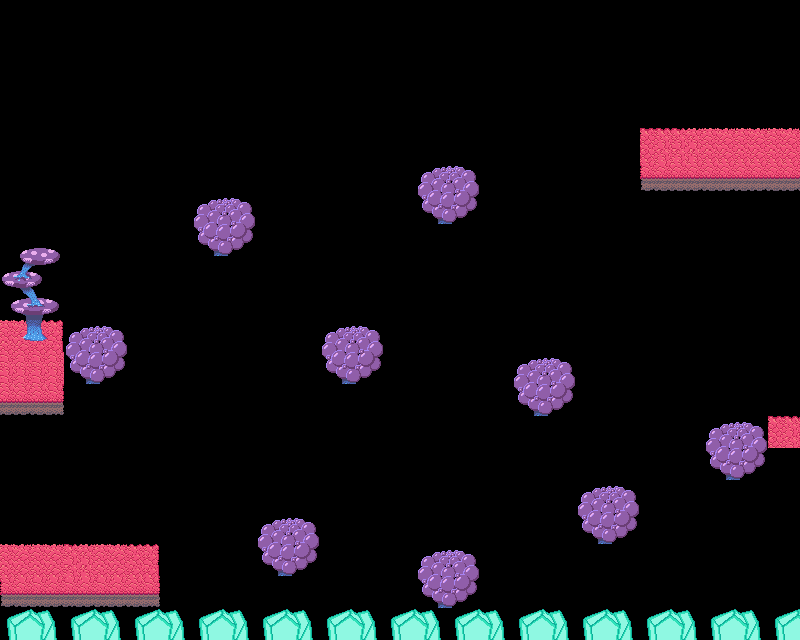

Below is a game level as drawn by its tile map, then a one-line description and the .tmx file that defines it, in full:
An orthogonal 25x20 tile map with 32x32 px tiles, 2 tile layers (Background, Foreground) and 26 objects.

<map version="1.10" tiledversion="1.10.2" orientation="orthogonal" renderorder="right-down" width="25" height="20" tilewidth="32" tileheight="32" infinite="0" nextlayerid="5" nextobjectid="27">
 <editorsettings>
  <export target="map.json" format="json" />
 </editorsettings>
 <tileset firstgid="1" name="tileset" tilewidth="32" tileheight="32" tilecount="128" columns="8">
  <image source="../tileset.png" trans="ff00ff" width="256" height="512" />
 </tileset>
 <layer id="1" name="Background" width="25" height="20">
  <data encoding="csv">
0,0,0,0,0,0,0,0,0,0,0,0,0,0,0,0,0,0,0,0,0,0,0,0,0,
0,0,0,0,0,0,0,0,0,0,0,0,0,0,0,0,0,0,0,0,0,0,0,0,0,
0,0,0,0,0,0,0,0,0,0,0,0,0,0,0,0,0,0,0,0,0,0,0,0,0,
0,0,0,0,0,0,0,0,0,0,0,0,0,0,0,0,0,0,0,0,0,0,0,0,0,
0,0,0,0,0,0,0,0,0,0,0,0,0,0,0,0,0,0,0,0,9,10,11,11,11,
0,0,0,0,0,0,0,0,0,0,0,0,0,0,0,0,0,0,0,0,25,27,27,27,27,
0,0,0,0,0,0,37,38,0,0,0,0,0,0,0,0,0,0,0,0,0,0,0,0,0,
0,0,0,0,0,0,45,46,0,0,0,0,0,0,0,0,0,0,0,0,0,0,0,0,0,
0,0,0,0,0,0,0,0,0,0,0,0,0,0,0,0,0,0,0,0,0,0,0,0,0,
0,0,0,0,0,0,0,0,0,0,0,0,0,0,0,0,0,0,0,0,0,0,0,0,0,
11,12,37,38,0,0,0,0,0,0,0,0,0,0,0,0,0,0,0,0,0,0,0,0,0,
18,18,45,46,0,0,0,0,0,0,0,0,0,0,0,0,35,36,0,0,0,0,0,0,0,
27,28,0,0,0,0,0,0,0,0,0,0,0,0,0,0,43,44,0,0,0,0,0,0,0,
0,0,0,0,0,0,0,0,0,0,0,0,0,0,0,0,0,0,0,0,0,0,35,36,9,
0,0,0,0,0,0,0,0,0,0,0,0,0,0,0,0,0,0,0,0,0,0,43,44,0,
0,0,0,0,0,0,0,0,0,0,0,0,0,0,0,0,0,0,35,36,0,0,0,0,0,
0,0,0,0,0,0,0,0,35,36,0,0,0,0,0,0,0,0,43,44,0,0,0,0,0,
11,11,10,11,12,0,0,0,43,44,0,0,0,35,36,0,0,0,0,0,0,0,0,0,0,
25,26,26,26,28,0,0,0,0,0,0,0,0,43,44,0,0,0,0,0,0,0,0,0,0,
73,74,73,74,73,74,73,74,73,74,73,74,73,74,73,74,73,74,73,74,73,74,73,74,73
</data>
 </layer>
 <objectgroup id="2" name="Background collision">
  <object id="1" x="0" y="626.5" width="802" height="16.5">
   <properties>
    <property name="Death" type="bool" value="true" />
   </properties>
  </object>
  <object id="2" x="-1" y="546" width="161" height="60" />
  <object id="3" x="642.333" y="130" width="156" height="58" />
  <object id="4" x="0" y="321.667" width="64" height="90.3333" />
  <object id="5" x="258" y="524.5" width="61" height="52.5" />
  <object id="6" x="416" y="554" width="65" height="54" />
  <object id="7" x="578" y="491.5" width="59" height="51.5" />
  <object id="8" x="706" y="426" width="64" height="54" />
  <object id="9" x="518" y="362" width="54" height="54" />
  <object id="10" x="71" y="329" width="55" height="54" />
  <object id="11" x="194" y="201" width="57" height="53" />
  <object id="14" x="-45" y="27" width="46" height="603" />
  <object id="15" x="801" y="20" width="43" height="624" />
  <object id="22" x="771" y="97" width="27" height="30">
   <properties>
    <property name="Goal" type="bool" value="true" />
   </properties>
  </object>
  <object id="23" x="20.6667" y="519" width="18.6667" height="16">
   <properties>
    <property name="Start" type="bool" value="true" />
   </properties>
  </object>
  <object id="24" x="777" y="405.667" width="10" height="10.6667">
   <properties>
    <property name="Plant" type="bool" value="true" />
   </properties>
  </object>
  <object id="25" x="770" y="417.75" width="30" height="29.25" />
 </objectgroup>
 <layer id="3" name="Foreground" width="25" height="20">
  <data encoding="csv">
0,0,0,0,0,0,0,0,0,0,0,0,0,0,0,0,0,0,0,0,0,0,0,0,0,
0,0,0,0,0,0,0,0,0,0,0,0,0,0,0,0,0,0,0,0,0,0,0,0,0,
0,0,0,0,0,0,0,0,0,0,0,0,0,0,0,0,0,0,0,0,0,0,0,0,0,
0,0,0,0,0,0,0,0,0,0,0,0,0,0,0,0,0,0,0,0,0,0,0,0,0,
0,0,0,0,0,0,0,0,0,0,0,0,0,0,0,0,0,0,0,0,0,0,0,0,0,
0,0,0,0,0,0,0,0,0,0,0,0,0,37,38,0,0,0,0,0,0,0,0,0,0,
0,0,0,0,0,0,0,0,0,0,0,0,0,45,46,0,0,0,0,0,0,0,0,0,0,
39,40,0,0,0,0,0,0,0,0,0,0,0,0,0,0,0,0,0,0,0,0,0,0,0,
47,48,0,0,0,0,0,0,0,0,0,0,0,0,0,0,0,0,0,0,0,0,0,0,0,
55,56,0,0,0,0,0,0,0,0,0,0,0,0,0,0,0,0,0,0,0,0,0,0,0,
63,64,0,0,0,0,0,0,0,0,35,36,0,0,0,0,0,0,0,0,0,0,0,0,0,
0,0,0,0,0,0,0,0,0,0,43,44,0,0,0,0,0,0,0,0,0,0,0,0,0,
0,0,0,0,0,0,0,0,0,0,0,0,0,0,0,0,0,0,0,0,0,0,0,0,0,
0,0,0,0,0,0,0,0,0,0,0,0,0,0,0,0,0,0,0,0,0,0,0,0,0,
0,0,0,0,0,0,0,0,0,0,0,0,0,0,0,0,0,0,0,0,0,0,0,0,0,
0,0,0,0,0,0,0,0,0,0,0,0,0,0,0,0,0,0,0,0,0,0,0,0,0,
0,0,0,0,0,0,0,0,0,0,0,0,0,0,0,0,0,0,0,0,0,0,0,0,0,
0,0,0,0,0,0,0,0,0,0,0,0,0,0,0,0,0,0,0,0,0,0,0,0,0,
0,0,0,0,0,0,0,0,0,0,0,0,0,0,0,0,0,0,0,0,0,0,0,0,0,
0,0,0,0,0,0,0,0,0,0,0,0,0,0,0,0,0,0,0,0,0,0,0,0,0
</data>
 </layer>
 <objectgroup id="4" name="Foreground collision">
  <object id="12" x="422" y="169.333" width="55" height="55.6667" />
  <object id="13" x="321" y="329.667" width="62" height="55.3333" />
  <object id="16" x="0" y="627" width="802" height="16">
   <properties>
    <property name="Death" type="bool" value="true" />
   </properties>
  </object>
  <object id="18" x="-1" y="546" width="161" height="60" />
  <object id="20" x="643.667" y="129.333" width="156" height="58" />
  <object id="19" x="0" y="253" width="64" height="159" />
  <object id="17" x="-45" y="27" width="46" height="603" />
  <object id="21" x="801" y="20" width="43" height="624" />
  <object id="26" x="770.75" y="418.25" width="29" height="28" />
 </objectgroup>
</map>
